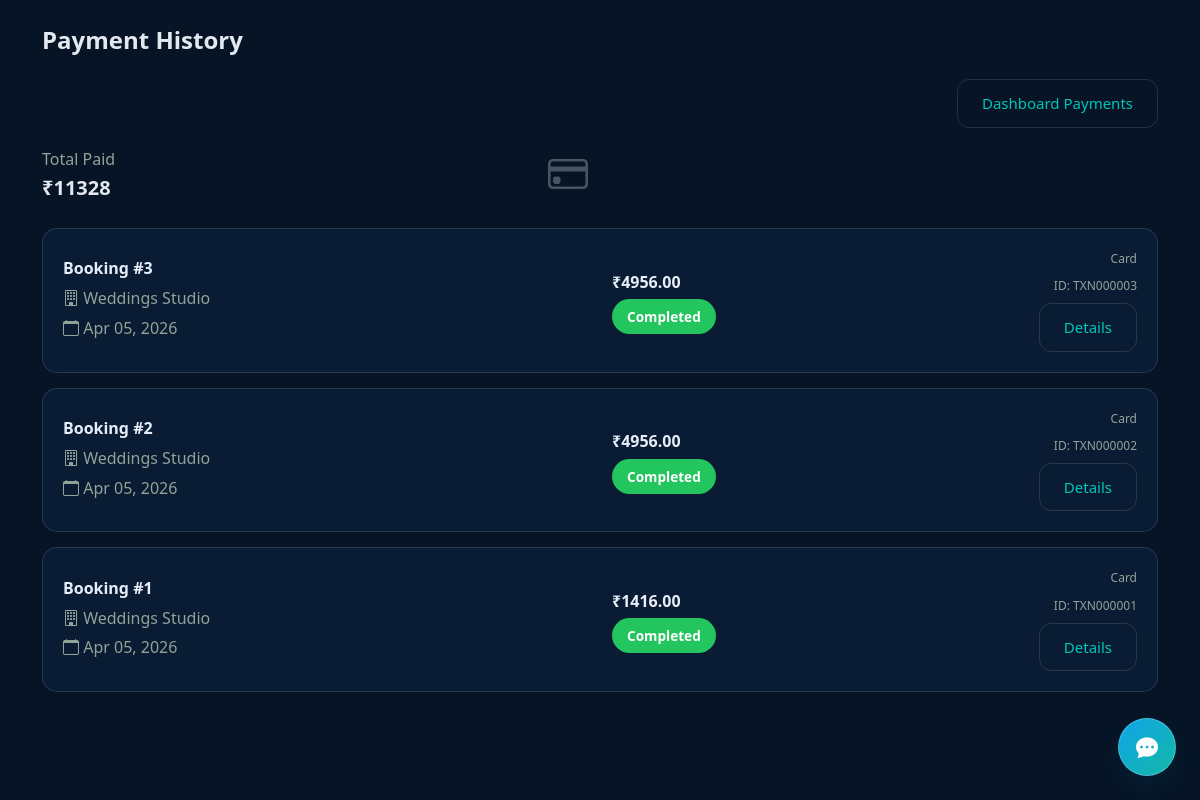
Page /payments/ (signed in) on the earlier database version.
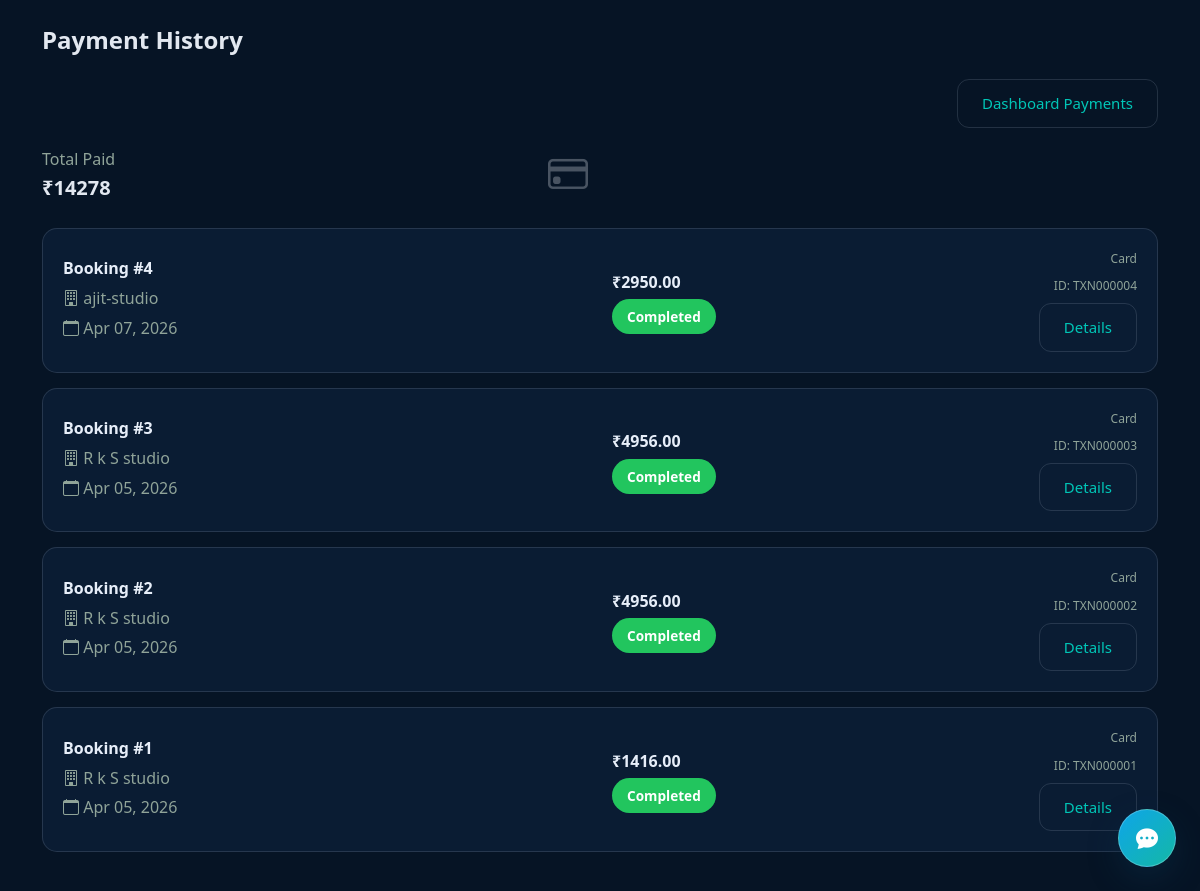
Same page on the later database version.
### payments/models.py (models this page shows, shortened)
class Payment(models.Model):
    STATUS_CHOICES = (
        ('Pending', 'Pending'),
        ('Processing', 'Processing'),
        ('Completed', 'Completed'),
        ('Failed', 'Failed'),
        ('Refunded', 'Refunded'),
    )
    PAYMENT_METHOD_CHOICES = (
        ('Card', 'Credit/Debit Card'),
        ('Bank', 'Bank Transfer'),
        ('Wallet', 'Wallet'),
        ('UPI', 'UPI'),
    )
    booking = models.OneToOneField(BookingRequest, on_delete=models.CASCADE, related_name='payment')
    user = models.ForeignKey(settings.AUTH_USER_MODEL, on_delete=models.CASCADE, related_name='payments')
    amount = models.DecimalField(max_digits=10, decimal_places=2)
    transaction_id = models.CharField(max_length=100, unique=True, blank=True, null=True)
    status = models.CharField(max_length=20, choices=STATUS_CHOICES, default='Pending')
    payment_status = models.CharField(max_length=20, choices=STATUS_CHOICES, default='Pending')
    payment_method = models.CharField(max_length=20, choices=PAYMENT_METHOD_CHOICES)
    created_at = models.DateTimeField(auto_now_add=True)
    updated_at = models.DateTimeField(auto_now=True)
    completed_at = models.DateTimeField(blank=True, null=True)
    class Meta:
        ordering = ['-created_at']

### bookings/models.py (models this page shows, shortened)
class BookingRequest(models.Model):
    STATUS_CHOICES = (
        ('Pending', 'Pending'),
        ('Confirmed', 'Confirmed'),
        ('Cancelled', 'Cancelled'),
        ('Completed', 'Completed'),
    )
    PAYMENT_CHOICES = (
        ('Unpaid', 'Unpaid'),
        ('Paid', 'Paid'),
        ('Refunded', 'Refunded'),
    )
    studio = models.ForeignKey(Studio, on_delete=models.CASCADE, related_name='booking_requests')
    user = models.ForeignKey(settings.AUTH_USER_MODEL, on_delete=models.CASCADE, related_name='booking_requests')
    service = models.ForeignKey(Service, on_delete=models.SET_NULL, related_name='bookings', blank=True, null=True)
    event_type = models.CharField(max_length=100)
    date = models.DateField()
    time = models.TimeField(blank=True, null=True)
    booking_date = models.DateField(blank=True, null=True)
    time_slot = models.CharField(max_length=80, blank=True, null=True)
    start_time = models.TimeField(blank=True, null=True)
    end_time = models.TimeField(blank=True, null=True)
    duration_hours = models.PositiveIntegerField(default=2, help_text="Duration in hours")
    location = models.TextField(blank=True, null=True, help_text="Shooting location")
    special_requirements = models.TextField(blank=True, null=True)
    amount = models.DecimalField(max_digits=10, decimal_places=2)
    total_price = models.DecimalField(max_digits=10, decimal_places=2, blank=True, null=True)
    deposit_amount = models.DecimalField(max_digits=10, decimal_places=2, default=0, help_text="Deposit required")
    status = models.CharField(max_length=20, choices=STATUS_CHOICES, default='Pending')
    payment_status = models.CharField(max_length=20, choices=PAYMENT_CHOICES, default='Unpaid')
    created_at = models.DateTimeField(auto_now_add=True)
    updated_at = models.DateTimeField(auto_now=True)
    confirmed_at = models.DateTimeField(blank=True, null=True)
    class Meta:
        ordering = ['-created_at']
        verbose_name = 'Booking Request'
        verbose_name_plural = 'Booking Requests'

### studios/models.py (models this page shows, shortened)
class Studio(models.Model):
    user = models.OneToOneField(settings.AUTH_USER_MODEL, on_delete=models.CASCADE, related_name='studio')
    studio_name = models.CharField(max_length=200)
    location = models.CharField(max_length=200)
    description = models.TextField(blank=True, null=True)
    profile_image = models.ImageField(upload_to="studio_profiles/", blank=True, null=True)
    price_per_hour = models.DecimalField(max_digits=10, decimal_places=2, default=0)
    rating = models.DecimalField(max_digits=3, decimal_places=2, default=0)
    category = models.ForeignKey(Category, on_delete=models.SET_NULL, null=True, blank=True)
    is_featured = models.BooleanField(default=False, help_text="Display on homepage")
    is_verified = models.BooleanField(default=False, help_text="Studio has been verified")
    price_range = models.CharField(
        max_length=50,
        blank=True,
        null=True,
        help_text="e.g., $100-$500 per hour"
    )
    experience_years = models.PositiveIntegerField(default=0, help_text="Years of experience")
    specializations = models.TextField(
        blank=True,
        null=True,
        help_text="Comma-separated specializations"
    )
    phone = models.CharField(max_length=20, blank=True, null=True)
    email = models.EmailField(blank=True, null=True)
    website = models.URLField(blank=True, null=True)
    created_at = models.DateTimeField(auto_now_add=True)
    updated_at = models.DateTimeField(auto_now=True)
    class Meta:
        ordering = ['-is_featured', '-created_at']
        verbose_name = 'Studio'
        verbose_name_plural = 'Studios'
        indexes = [
            models.Index(fields=['-is_featured', '-created_at']),
            models.Index(fields=['location']),
        ]

### payments/views.py (the view)
# urls.py: path('', views.payment_list, name='payment_list'),
@login_required
def payment_list(request):
    payments = Payment.objects.filter(user=request.user).order_by('-created_at')
    status = request.GET.get('status', '')
    if status:
        payments = payments.filter(status=status)
    completed_payments = Payment.objects.filter(user=request.user, status='Completed')
    total_payments = completed_payments.aggregate(total=Sum('amount'))['total'] or 0
    context = {
        'payments': payments,
        'status': status,
        'total_payments': total_payments,
        'completed_count': completed_payments.count(),
        'processing_count': Payment.objects.filter(user=request.user, status='Processing').count(),
    }
    return render(request, 'payments/payment_list.html', context)

### templates/payments/payment_list.html (shortened to what this page needs)
{% extends 'base.html' %}
{% load static %}
{% block extra_css %}
<link rel="stylesheet" href="{% static 'css/pages/payments/payment_list.css' %}">
{% endblock %}
{% block content %}
<div class="container py-4">
            <h1 class="h3 mb-4">Payment History</h1>
            <div class="d-flex justify-content-end mb-3">
                <a href="{% url 'user_payments' %}" class="btn btn-outline-light btn-sm">Dashboard Payments</a>
            </div>
            <div class="row mb-4">
                <div class="col-md-6">
                    <div class="glass-card">
                        <div class="d-flex justify-content-between align-items-center">
                            <div>
                                <p class="text-muted mb-1">Total Paid</p>
                                <h4 class="mb-0">₹{{ total_payments }}</h4>
                            </div>
                            <i class="bi bi-credit-card" style="font-size: 2.5rem; opacity: 0.3;"></i>
                        </div>
                    </div>
                </div>
            </div>
            {% if payments %}
                {% for payment in payments %}
                <div class="payment-card">
                    <div class="row align-items-center">
                        <div class="col-md-6">
                            <h5 class="mb-2">Booking #{{ payment.booking.id }}</h5>
                            <p class="text-muted mb-1">
                                <i class="bi bi-building"></i> {{ payment.booking.studio.studio_name }}
                            </p>
                            <p class="text-muted mb-0">
                                <i class="bi bi-calendar"></i> {{ payment.created_at|date:"M d, Y" }}
                            </p>
                        </div>
                        <div class="col-md-3">
                            <h5>₹{{ payment.amount }}</h5>
                            <span class="payment-status status-{{ payment.status|lower }}">
                                {{ payment.status }}
                            </span>
                        </div>
                        <div class="col-md-3 text-end">
                            <p class="small text-muted mb-2">{{ payment.payment_method }}</p>
                            {% if payment.transaction_id %}
                            <p class="small text-muted mb-2">ID: {{ payment.transaction_id }}</p>
                            {% endif %}
                            <a href="{% url 'payments:payment_detail' payment.id %}" class="btn btn-sm btn-outline-primary">
                                Details
                            </a>
                        </div>
                    </div>
                </div>
                {% endfor %}
            {% else %}
            <div class="alert alert-info text-center py-5">
                <h5><i class="bi bi-inbox"></i> No payments yet</h5>
                <p>Your payments will appear here once you make a booking.</p>
            </div>
            {% endif %}
</div>
{% endblock %}

### templates/base.html (shortened to what this page needs)
{% load static %}
<!DOCTYPE html>
<html lang="en">
<head>
    <link href="https://cdn.jsdelivr.net/npm/bootstrap@5.3.2/dist/css/bootstrap.min.css" rel="stylesheet">
    <link href="https://cdn.jsdelivr.net/npm/bootstrap-icons/font/bootstrap-icons.css" rel="stylesheet">
    <link rel="stylesheet" href="{% static 'css/global.css' %}">
    <link rel="stylesheet" href="{% static 'css/theme.css' %}">
    <link rel="stylesheet" href="{% static 'css/premium-unified.css' %}">
    <link rel="stylesheet" href="{% static 'css/responsive.css' %}">
    {% if request.resolver_match.url_name != 'password_reset' and request.resolver_match.url_name != 'password_reset_done' and request.resolver_match.url_name != 'password_reset_confirm' and request.resolver_match.url_name != 'password_reset_complete' %}
    <link rel="stylesheet" href="{% static 'css/base/chatbot.css' %}">
    {% endif %}
    {% block extra_css %}{% endblock %}
</head>
<body data-role="{{ user.role|default:'' }}" data-perf-endpoint="{% url 'web_vitals_ingest' %}">
    {% block content %}
    {% endblock %}
    {% if request.resolver_match.url_name != 'password_reset' and request.resolver_match.url_name != 'password_reset_done' and request.resolver_match.url_name != 'password_reset_confirm' and request.resolver_match.url_name != 'password_reset_complete' %}
    {% include "includes/chatbot.html" %}
    {% endif %}
</body>
</html>

### templates/includes/chatbot.html (shortened to what this page needs)
{% load static %}
{% with active_role=user.role|default:'USER'|upper %}
<div id="chatbot-container"
    data-chatbot-url="{% url 'chatbot:chatbot_messages' %}"
    data-chatbot-user-url="{% url 'chatbot:chatbot_messages_user' %}"
    data-chatbot-studio-url="{% url 'chatbot:chatbot_messages_studio' %}"
    data-chatbot-admin-url="{% url 'chatbot:chatbot_messages_admin' %}"
    data-chatbot-role="{{ active_role }}"
    data-chatbot-clear-url="{% url 'chatbot:clear_chat_history' %}"
    data-chatbot-script="{% static 'js/core/chatbot.js' %}">
    <div class="chat-toggle" id="chatToggle" title="Open Chat">
        <i class="bi bi-chat-dots-fill"></i>
    </div>
</div>
{% endwith %}

### static/css/theme.css (style rules this page uses)
:root { --theme-bg: #061425; --theme-surface: #0b1e36; --theme-surface-2: #102743; --theme-text: #e7eef9; --theme-muted: #9cb1cd; --theme-border: rgba(148, 163, 184, 0.2); --theme-primary: #00c6b7; --theme-accent: #6ce6db; --theme-card-shadow: 0 18px 42px rgba(0, 0, 0, 0.28); }
html[data-theme='dark'] body { background: var(--theme-bg) !important; color: var(--theme-text) !important; }
html[data-theme='dark'] .main-content, html[data-theme='dark'] .content-wrapper, html[data-theme='dark'] .dashboard-wrapper, html[data-theme='dark'] .studio-main, html[data-theme='dark'] .admin-main, html[data-theme='dark'] .container, html[data-theme='dark'] section { background-color: transparent; color: #e2e8f0 !important; }
html[data-theme='dark'] a, html[data-theme='dark'] .btn, html[data-theme='dark'] button, html[data-theme='dark'] .nav-link { color: inherit; }

### static/css/premium-unified.css (style rules this page uses)
:root { --premium-bg: #020d0a; --premium-surface: #071b15; --premium-surface-2: #0b241c; --premium-text: #eaf4ed; --premium-muted: #90a499; --premium-border: rgba(217, 170, 67, 0.22); --premium-border-soft: rgba(217, 170, 67, 0.14); --premium-gold: #d9ab45; --premium-gold-strong: #f0c45f; --premium-heading-edge: rgba(243, 197, 109, 0.42); --premium-heading-glow: rgba(243, 197, 109, 0.2); --ui-motion-fast: 180ms; --ui-motion-base: 260ms; --ui-motion-slow: 420ms; --ui-ease-standard: cubic-bezier(0.22, 1, 0.36, 1); }
html[data-theme='dark'] body, body { color: var(--premium-text); }
.text-muted, .text-secondary, .small.text-secondary { color: var(--premium-muted) !important; }
:is(.btn, button, [role='button'], .quick-link, .menu-item, .studio-sidebar a, .admin-sidebar a, .nav-link) { transition: transform var(--ui-motion-fast) var(--ui-ease-standard), box-shadow var(--ui-motion-fast) ease, filter var(--ui-motion-fast) ease, background-color var(--ui-motion-fast) ease, border-color var(--ui-motion-fast) ease; }

### static/css/responsive.css (style rules this page uses)
:root { --font-h1-mobile: 24px; --font-h2-mobile: 20px; --font-h3-mobile: 18px; --font-h4-mobile: 16px; --font-p-mobile: 14px; --font-h1-desktop: 40px; --font-h2-desktop: 32px; --font-h3-desktop: 24px; --font-h4-desktop: 20px; --font-p-desktop: 16px; --spacing-xs: 8px; --spacing-sm: 12px; --spacing-md: 16px; --spacing-lg: 20px; --spacing-xl: 24px; --spacing-xxl: 32px; --container-padding-mobile: 15px; --container-padding-tablet: 20px; --container-padding-desktop: 40px; --breakpoint-xs: 0; --breakpoint-sm: 576px; --breakpoint-md: 768px; --breakpoint-lg: 992px; --breakpoint-xl: 1200px; --breakpoint-xxl: 1400px; }
h1, .h1 { font-size: var(--font-h1-mobile); font-weight: 700; line-height: 1.2; margin-bottom: var(--spacing-lg); }
h3, .h3 { font-size: var(--font-h3-mobile); font-weight: 600; line-height: 1.3; margin-bottom: var(--spacing-md); }
h4, .h4, h5, .h5, h6, .h6 { font-size: var(--font-h4-mobile); font-weight: 600; margin-bottom: var(--spacing-sm); }
p, .p { font-size: var(--font-p-mobile); line-height: 1.6; margin-bottom: var(--spacing-md); }
small, .small { font-size: 12px; }
@media (min-width: 768px) { h1, .h1 { font-size: calc(var(--font-h1-mobile) + 8px); } }
@media (min-width: 768px) { h3, .h3 { font-size: calc(var(--font-h3-mobile) + 4px); } }
@media (min-width: 1024px) { h1, .h1 { font-size: var(--font-h1-desktop); } }
@media (min-width: 1024px) { h3, .h3 { font-size: var(--font-h3-desktop); } }
@media (min-width: 1024px) { h4, .h4 { font-size: var(--font-h4-desktop); } }
@media (min-width: 1024px) { p, .p { font-size: var(--font-p-desktop); } }
.btn { padding: 10px 16px; font-size: 13px; border-radius: 8px; transition: all 0.3s ease; display: inline-flex; align-items: center; justify-content: center; white-space: nowrap; }
@media (min-width: 768px) { .btn { padding: 12px 20px; font-size: 14px; border-radius: 10px; } }
@media (min-width: 1024px) { .btn { padding: 12px 24px; font-size: 15px; border-radius: 12px; } }
@media (prefers-color-scheme: light) { :root { color-scheme: light; } }

### static/css/pages/payments/payment_list.css (style rules this page uses)
.payment-card { background: color-mix(in srgb, var(--theme-surface) 84%, var(--theme-bg)); border: 1px solid var(--theme-border); border-radius: 15px; padding: 20px; margin-bottom: 15px; }
.payment-status { padding: 8px 15px; border-radius: 20px; font-size: 0.85em; font-weight: 600; }
.status-completed { background: #22c55e; color: #fff; }
.payment-card, .payment-card p, .payment-card h4, .payment-card h5 { color: var(--theme-text); }

Differences in the rows shown:
added Payment: booking.id "4", booking.studio.studio_name "ajit-studio", created_at "Apr 07, 2026", amount "2950.00", status "Completed", payment_method "Card", transaction_id "TXN000004"
changed through a linked row, Payment "TXN000003": booking.studio.studio_name "Weddings Studio" → "R k S studio"
changed through a linked row, Payment "TXN000002": booking.studio.studio_name "Weddings Studio" → "R k S studio"
changed through a linked row, Payment "TXN000001": booking.studio.studio_name "Weddings Studio" → "R k S studio"
Other differences:
{{ total_payments }}: "11328" → "14278"
